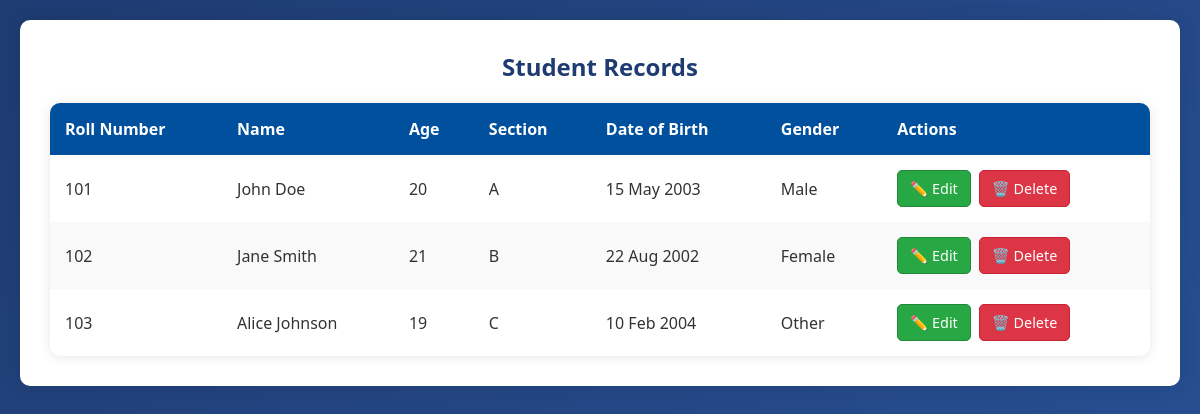
Screenshot of /display.php with the database file from the repository.
### tables this page shows
CREATE TABLE IF NOT EXISTS `students` (
    `id` INT AUTO_INCREMENT PRIMARY KEY,
    `name` VARCHAR(100) NOT NULL,
    `age` INT NOT NULL,
    `section` VARCHAR(50) NOT NULL,
    `roll_number` VARCHAR(50) NOT NULL UNIQUE,
    `dob` DATE NOT NULL,
    `gender` ENUM('Male', 'Female', 'Other') NOT NULL
);

### display.php (the view, shortened to what this page needs)
<?php
include 'db.php';
?>
<!DOCTYPE html>
<html lang="en">
<head>
</head>
<body>
    <div class="form-container">
        <h2>Student Records</h2>
        <table class="records-table">
            <thead>
                <tr>
                    <th>Roll Number</th>
                    <th>Name</th>
                    <th>Age</th>
                    <th>Section</th>
                    <th>Date of Birth</th>
                    <th>Gender</th>
                    <th>Actions</th>
                </tr>
            </thead>
            <tbody>
                <?php
                $stmt = $pdo->query("SELECT * FROM students");
                while ($row = $stmt->fetch()) {
                    echo "<tr>
                        <td>{$row['roll_number']}</td>
                        <td>{$row['name']}</td>
                        <td>{$row['age']}</td>
                        <td>{$row['section']}</td>
                        <td>" . date('d M Y', strtotime($row['dob'])) . "</td>
                        <td>{$row['gender']}</td>
                        <td class='action-buttons'>
                            <a href='index.php?page=dashboard&roll={$row['roll_number']}' class='btn btn-edit'>✏️ Edit</a>
                            <a href='delete.php?roll={$row['roll_number']}' class='btn btn-delete'>🗑️ Delete</a>
                        </td>
                    </tr>";
                }
                ?>
            </tbody>
        </table>
    </div>
</body>
</html>

### display.php (style rules this page uses)
* { margin: 0; padding: 0; box-sizing: border-box; font-family: 'Segoe UI', Tahoma, Geneva, Verdana, sans-serif; }
body { background: linear-gradient(135deg, #1e3c72, #2a5298); min-height: 100vh; color: #333; padding: 20px; }
.form-container { background: white; padding: 30px; border-radius: 10px; box-shadow: 0 0 20px rgba(0, 0, 0, 0.1); max-width: 100%; margin: 0 auto; }
.form-container h2 { margin-bottom: 20px; color: #1e3c72; text-align: center; }
.records-table { width: 100%; border-collapse: collapse; box-shadow: 0 1px 12px rgba(0, 0, 0, 0.1); background: white; border-radius: 10px; overflow: hidden; }
.records-table th, .records-table td { padding: 15px; text-align: left; }
.records-table th { background: #00509d; color: white; }
.records-table tr:nth-child(even) { background: #f9f9f9; }
.action-buttons { display: flex; gap: 8px; flex-wrap: nowrap; min-width: 180px; }
.action-buttons .btn { padding: 8px 12px; font-size: 0.9em; text-decoration: none; border-radius: 5px; white-space: nowrap; transition: all 0.3s ease; }
.btn-edit { background: #28a745; border: 1px solid #218838; color: white; }
.btn-delete { background: #dc3545; border: 1px solid #c82333; color: white; }

### rows the page displays
students: roll_number "101", name "John Doe", age "20", section "A", dob "15 May 2003", gender "Male"
students: roll_number "102", name "Jane Smith", age "21", section "B", dob "22 Aug 2002", gender "Female"
students: roll_number "103", name "Alice Johnson", age "19", section "C", dob "10 Feb 2004", gender "Other"
